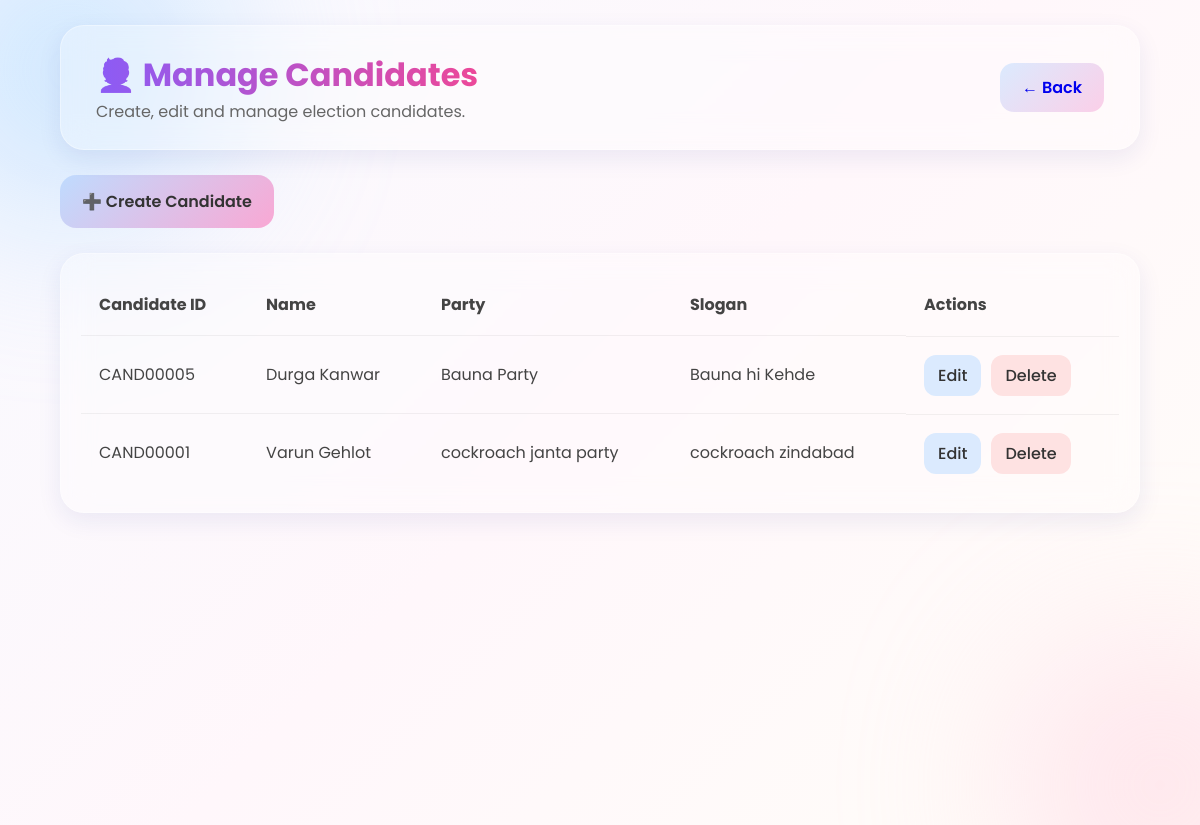
The app's page /adminpanel/candidates/ (signed in) with its own data.
### candidates/models.py (models this page shows, shortened)
class Candidate(models.Model):
    candidate_id = models.CharField(
        max_length=20,
        unique=True,
        blank=True
    )
    name = models.CharField(
        max_length=200
    )
    party_name = models.CharField(
        max_length=200
    )
    party_logo = models.ImageField(
        upload_to='party_logos/'
    )
    slogan = models.CharField(
        max_length=255
    )
    created_at = models.DateTimeField(
        auto_now_add=True
    )

### adminpanel/views.py (the view)
def manage_candidates(request):
    if (
        not request.user.is_authenticated
        or
        not request.user.is_superuser
    ):
        return redirect(
            "admin_login"
        )
    candidates = Candidate.objects.all().order_by(
        "-created_at"
    )
    back_url = request.META.get('HTTP_REFERER', '/adminpanel/dashboard/')
    return render(
        request,
        "adminpanel/manage_candidates.html",
        {
            "candidates": candidates,
            "back_url": back_url
        }
    )

### templates/adminpanel/manage_candidates.html (shortened to what this page needs)
{% load static %}
<!doctype html>
<html lang="en">
  <head>
    <link
      rel="stylesheet"
      href="{% static 'css/adminpanel/manage_candidates.css' %}"
    />
  </head>
  <body>
    <div class="blob blob1"></div>
    <div class="blob blob2"></div>
    <header class="admin-header glass">
      <div>
        <h1>🧑‍💼 Manage Candidates</h1>
        <p>Create, edit and manage election candidates.</p>
      </div>
      <a href="{{ back_url }}" class="back-btn">← Back</a>
    </header>
    <main class="container">
      <div class="top-actions">
        <a href="{% url 'create_candidate' %}" class="create-btn">
          ➕ Create Candidate
        </a>
      </div>
      <div class="table-wrapper glass">
        <table>
          <thead>
            <tr>
              <th>Candidate ID</th>
              <th>Name</th>
              <th>Party</th>
              <th>Slogan</th>
              <th>Actions</th>
            </tr>
          </thead>
          <tbody>
            {% for candidate in candidates %}
            <tr>
              <td>{{ candidate.candidate_id }}</td>
              <td>{{ candidate.name }}</td>
              <td>{{ candidate.party_name }}</td>
              <td>{{ candidate.slogan }}</td>
              <td class="actions">
                <a
                  href="{% url 'edit_candidate' candidate.id %}"
                  class="edit-btn"
                >
                  Edit
                </a>
                <a
                  href="{% url 'delete_candidate' candidate.id %}"
                  class="delete-btn"
                  onclick="return confirm('Delete this candidate?');"
                >
                  Delete
                </a>
              </td>
            </tr>
            {% endfor %}
          </tbody>
        </table>
      </div>
    </main>
  </body>
</html>

### static/css/adminpanel/manage_candidates.css (style rules this page uses)
* { margin: 0; padding: 0; box-sizing: border-box; }
body { font-family: 'Poppins', sans-serif; min-height: 100vh; background: linear-gradient(135deg, #f8faff 0%, #fff7fb 50%, #fffdf8 100%); overflow-x: hidden; color: #444; position: relative; }
.blob { position: fixed; border-radius: 50%; filter: blur(90px); opacity: 0.5; z-index: -1; }
.blob1 { width: 300px; height: 300px; background: #A2D2FF; top: -80px; left: -80px; }
.blob2 { width: 280px; height: 280px; background: #FFC8DD; bottom: -100px; right: -100px; }
.glass { background: rgba(255, 255, 255, 0.28); backdrop-filter: blur(15px); -webkit-backdrop-filter: blur(15px); border: 1px solid rgba(255, 255, 255, 0.35); border-radius: 24px; box-shadow: 0 8px 24px rgba(31, 38, 135, 0.08); }
.admin-header { width: 90%; max-width: 1400px; margin: 25px auto; padding: 25px 35px; display: flex; justify-content: space-between; align-items: center; }
.admin-header h1 { background: linear-gradient(90deg, #8B5CF6, #EC4899); -webkit-background-clip: text; -webkit-text-fill-color: transparent; }
.admin-header p { color: #666; }
.back-btn { border: none; text-decoration: none; padding: 12px 22px; border-radius: 14px; cursor: pointer; font-weight: 600; background: linear-gradient(135deg, #DBEAFE, #FBCFE8); transition: 0.3s ease; }
.container { width: 90%; max-width: 1400px; margin: auto; padding-bottom: 50px; }
.top-actions { margin-bottom: 25px; }
.create-btn { text-decoration: none; padding: 14px 22px; border-radius: 16px; background: linear-gradient(135deg, #BFDBFE, #F9A8D4); color: #333; font-weight: 600; display: inline-block; }
.table-wrapper { overflow-x: auto; padding: 20px; }
table { width: 100%; border-collapse: collapse; }
th, td { padding: 18px; text-align: left; }
td { border-top: 1px solid rgba(0, 0, 0, 0.05); }
.actions { display: flex; gap: 10px; flex-wrap: wrap; }
.edit-btn, .delete-btn { text-decoration: none; padding: 8px 14px; border-radius: 12px; color: #333; font-weight: 500; }
.edit-btn { background: #DBEAFE; }
.delete-btn { background: #FEE2E2; }

### records on screen
Candidate: candidate_id "CAND00005", name "Durga Kanwar", party_name "Bauna Party", slogan "Bauna hi Kehde"
Candidate: candidate_id "CAND00001", name "Varun Gehlot", party_name "cockroach janta party", slogan "cockroach zindabad"
